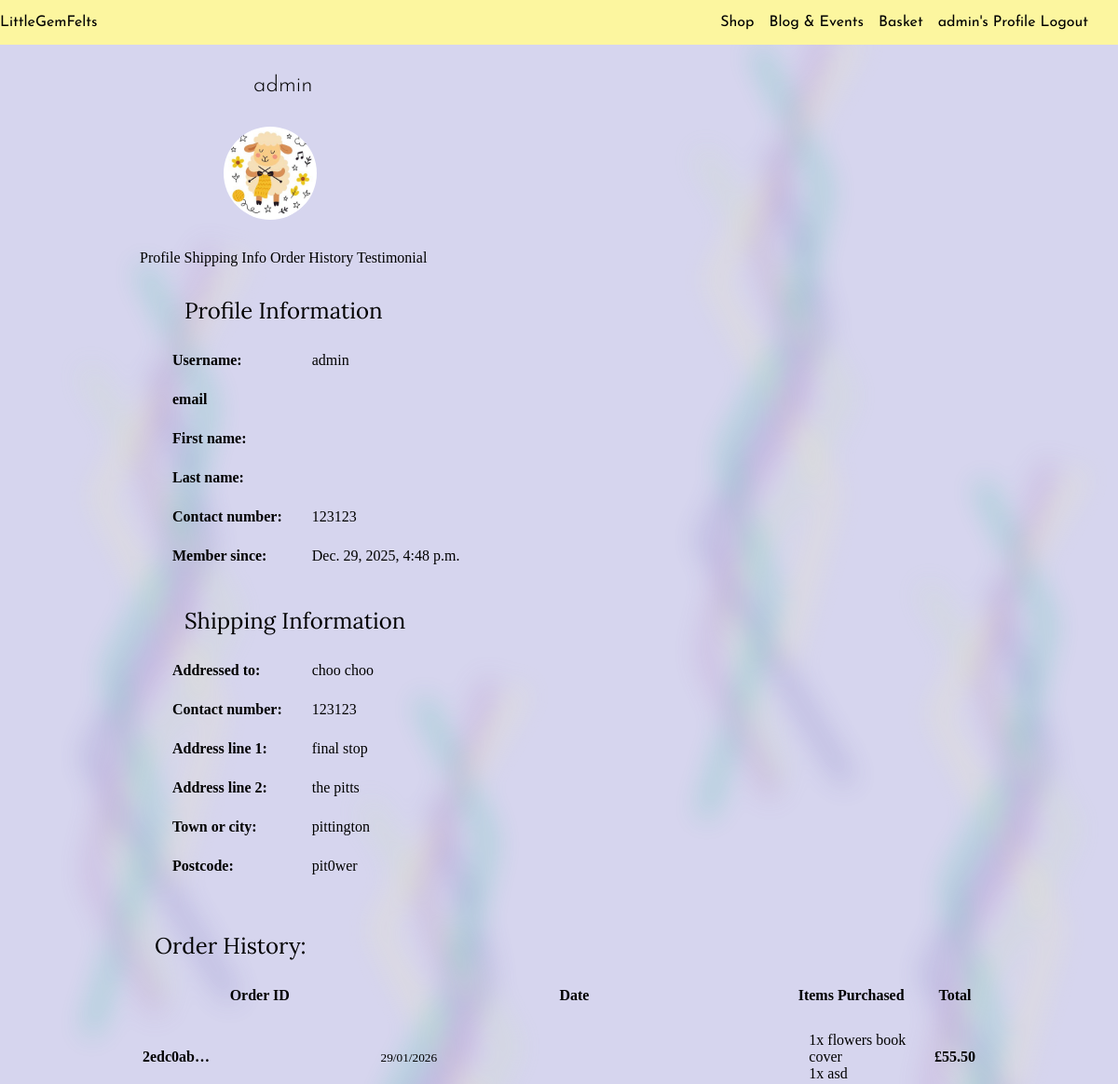
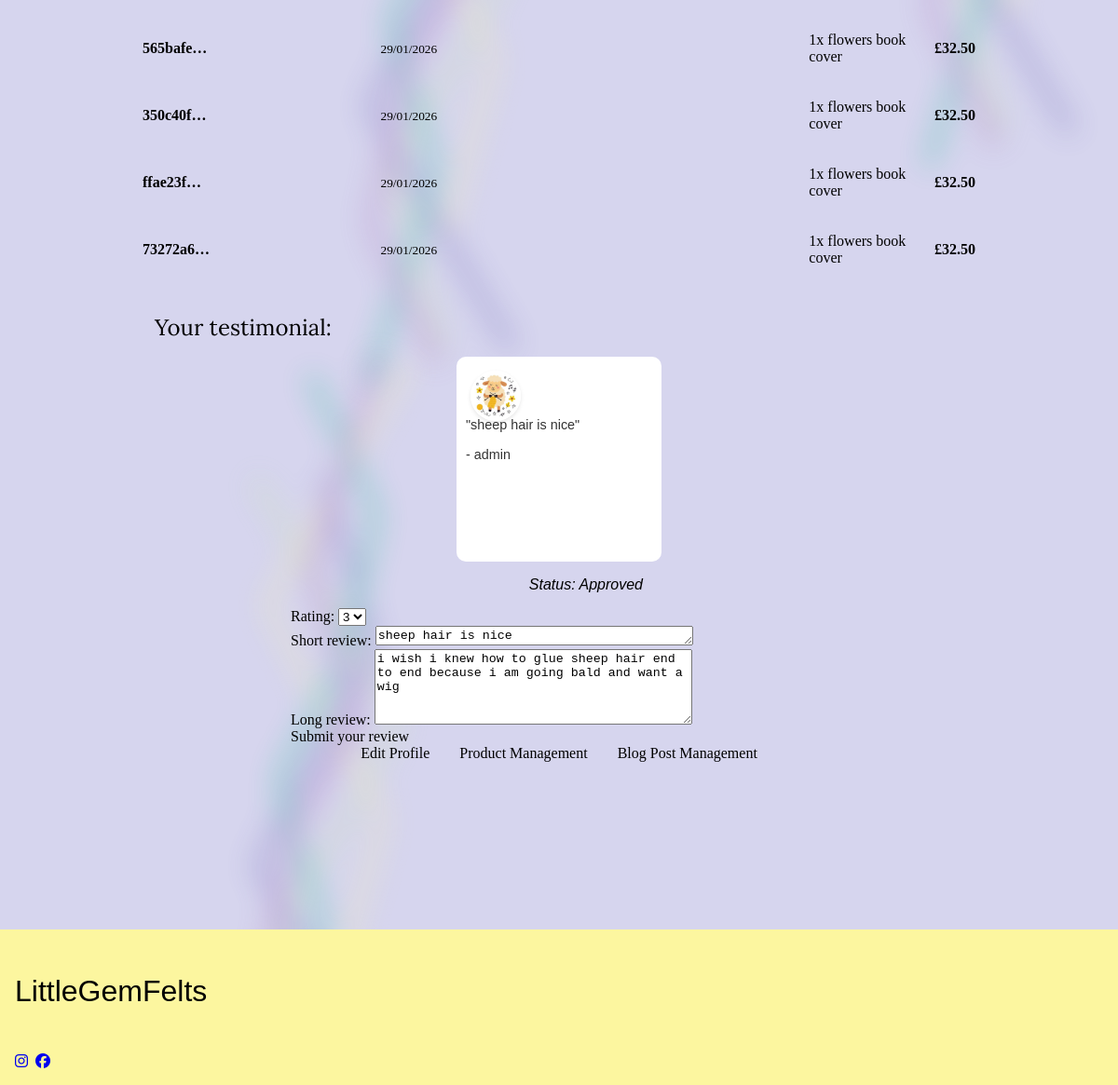
/profile/ (signed in), run on the app's committed database (2 pictures, top to bottom).
### userprofile/models.py (models this page shows, shortened)
class userProfile(models.Model):
    user = models.OneToOneField(User, on_delete=models.CASCADE, related_name='profile')
    profile_pic = ProcessedImageField(upload_to='profile_pics/', processors=[ResizeToFill(300,300)],
                                      format='JPEG', options={'quality': 80}, blank=True, null=True,
                                      default='profile/default-portrait.png')
    ship_name = models.CharField(max_length=100, blank=True, null=True)
    phoneNumber = models.CharField(max_length=20, blank=True, null=True)
    street_address1 = models.CharField(max_length=80, blank=True, null=True)
    street_address2 = models.CharField(max_length=80, blank=True, null=True)
    town_city = models.CharField(max_length=60, blank=True, null=True)
    postcode = models.CharField(max_length=20, blank=True, null=True)
    country = CountryField(blank_label='Country', blank=True, null=True)
    stripe_pid = models.CharField(max_length=255, blank=True, null=True)
    has_purchased = models.BooleanField(default=False) # if the user has placed an order, can leave a testimonial
    can_comment = models.BooleanField(default=False) # if the user is allowed to leave comments

class Testimonial(models.Model):
    user = models.ForeignKey(User, on_delete=models.CASCADE, related_name='testimonials') # link user through the name 'testimonials'
    rating = models.IntegerField(default=5, choices=RATING)
    short_review = models.TextField(max_length=200, null=False, blank=False) # short for the carousel
    long_review = models.TextField(max_length=500, null=True, blank=True) # long for more detail if clicked on
    date_created = models.DateTimeField(auto_now_add=True)
    date_edited = models.DateTimeField(auto_now=True)
    approved = models.BooleanField(default=False)
    featured = models.BooleanField(default=False)

### order/models.py (models this page shows, shortened)
class Order(models.Model):
    order_id = models.UUIDField(primary_key=True, default=uuid.uuid4, editable=False)
    user = models.ForeignKey(User, on_delete=models.SET_NULL, null=True, blank=True, related_name='orders')
    full_name = models.CharField(max_length=100, blank= False, null=False)
    email = models.EmailField(blank=False, null=False)
    phoneNumber = models.CharField(max_length=20, blank=True, null=True)
    street_address1 = models.CharField(max_length=80, blank=False, null=False)
    street_address2 = models.CharField(max_length=80, blank=True, null=True)
    town_city = models.CharField(max_length=60, blank=False, null=False)
    postcode = models.CharField(max_length=20, blank=False, null=True)
    country = CountryField(blank_label='Country *', blank=False, null=False)
    date = models.DateTimeField(auto_now_add=True)
    basket= models.CharField(max_length=255)
    delivery_cost = models.DecimalField(max_digits=5, decimal_places=2, default=0)
    order_total = models.DecimalField(max_digits=5, decimal_places=2, default=0)
    grand_total = models.DecimalField(max_digits=5, decimal_places=2, default=0)
    is_paid = models.BooleanField(default=False)
    stripe_pid = models.CharField(max_length=254, blank=True, null= True)

class OrderLineItem(models.Model):
    order = models.ForeignKey(Order, on_delete=models.CASCADE, related_name='lineitems')
    product = models.ForeignKey(Product, on_delete=models.SET_NULL, null=True, blank=True)
    product_name = models.CharField(max_length=200, null=False, blank=False)
    product_price = models.DecimalField(max_digits=5, decimal_places=2, null=False, blank=False)
    product_delivery = models.DecimalField(max_digits=5, decimal_places=2, null=False, blank=False)
    quantity = models.IntegerField(default=1, validators=[MinValueValidator(0), MaxValueValidator(10)], null=False, blank=False)
    line_total = models.DecimalField(max_digits=5, decimal_places=2, editable=False)

### userprofile/views.py (the view)
# urls.py: path('', views.profile_view, name='profile_view'),
@login_required
def profile_view(request):
    user_testimonial = Testimonial.objects.filter(user=request.user).first()
    order_list = Order.objects.filter(user=request.user).order_by('-date')
    if request.method == 'POST':
        if request.user.profile.has_purchased:
            testimonial_form = TestimonialForm(request.POST, instance=user_testimonial)
            if testimonial_form.is_valid():
                testimonial = testimonial_form.save(commit=False)
                testimonial.user = request.user
                testimonial.save()
                messages.success(request, 'Your review has been submitted!')
                return redirect('userprofile:profile_view')
            else:
                messages.error(request, 'Please correct the errors in your review.')
        else:
            messages.error(request, 'You must make a purchase before leaving a review.')
            testimonial_form = TestimonialForm() # Reset form - should not occur, due to DTL on page
    else:
        if user_testimonial:
            testimonial_form = TestimonialForm(instance=user_testimonial)
        else:
            testimonial_form = TestimonialForm()
    context = {
        'testimonial_form': testimonial_form,
        'user_testimonial': user_testimonial,
        'order_list': order_list,
    }
    return render(request, 'userprofile/profile_view.html', context)

### userprofile/templates/userprofile/profile_view.html (shortened to what this page needs)
{% extends "layout.html" %}
{% load static %}
{% block extra_css %}
    <link rel="stylesheet" href="{% static 'css/profile.css' %}">
{% endblock extra_css %}
{% block content %}
<section class="profile-data">
    <div class="wide-div">
        {% if user.is_authenticated %}
        <h1>{{user.username}}</h1>
        {% if user.profile.profile_pic %}
        <div class="pic-container">
            <img src="{{ user.profile.profile_pic.url }}" alt="Profile picture" >
        </div>
        {% else %}
            <p>No profile picture uploaded</p>
        {% endif %}
    </div>
    <div class="container">
        <wa-tab-group active="profile">
            <wa-tab panel="profile">Profile</wa-tab>
            <wa-tab panel="shipping">Shipping Info</wa-tab>
            <wa-tab panel="orders">Order History</wa-tab>
            <wa-tab panel="testimonial">Testimonial</wa-tab>
            <wa-tab-panel name="profile">
                <div class="profile">
                    <h2>Profile Information</h2>
                    <table class="profile-details">
                        <tr>
                            <td>Username:</td>
                            <td>{{user.username}}</td>
                        </tr>
                        <tr>
                            <td>email</td>
                            <td>{{user.email}}</td>
                        </tr>
                        <tr>
                            <td>First name:</td>
                            <td>{{user.first_name}}</td>
                        </tr>
                        <tr>
                            <td>Last name:</td>
                            <td>{{user.last_name}}</td>
                        </tr>
                        <tr>
                            <td>Contact number:</td>
                            <td>{{user.profile.phoneNumber}}</td>
                        </tr>
                        <tr>
                            <td>Member since:</td>
                            <td>{{user.date_joined}}</td>
                        </tr>
                    </table>
                </div>
            </wa-tab-panel>
            <wa-tab-panel name="shipping">
                <div class="shipping">
                    <h2>Shipping Information</h2>
                    <table class="shipping-details">
                        <tr>
                            <td>Addressed to:</td>
                            <td>{{user.profile.ship_name}}</td>
                        </tr>
                        <tr>
                            <td>Contact number:</td>
                            <td>{{user.profile.phoneNumber}}</td>
                        </tr>
                        <tr>
                            <td>Address line 1:</td>
                            <td>{{user.profile.street_address1}}</td>
                        </tr>
                        <tr>
                            <td>Address line 2:</td>
                            <td>{{user.profile.street_address2}}</td>
                        </tr>
                        <tr>
                            <td>Town or city:</td>
                            <td>{{user.profile.town_city}}</td>
                        </tr>
                        <tr>
                            <td>Postcode:</td>
                            <td>{{user.profile.postcode}}</td>
                        </tr>
                    </table>
                </div>
            </wa-tab-panel>
            <wa-tab-panel name="orders">
                <div class="orders">
                    <h2>Order History:</h2>
                    <div class="table-container">
                        {% if order_list %}
                        <table class="main-history-table">
                        <thead>
                            <tr>
                                <th>Order ID</th>
                                <th>Date</th>
                                <th>Items Purchased</th>
                                <th>Total</th>
                            </tr>
                        </thead>
                        <tbody>
                    {% for order in order_list %}
                    <tr>
                        <td><strong>{{ order.order_id|truncatechars:8 }}</strong></td>
                        <td><small>{{ order.date|date:"d/m/Y" }}</small></td>
                        <td>
                            <ul class="item-list">
                                {% for lineitem in order.lineitems.all %}
                                <li>
                                    {{ lineitem.quantity }}x {{ lineitem.product_name }}
                                </li>
                                {% endfor %}
                            </ul>
                        </td>
                        <td><strong>£{{ order.grand_total }}</strong></td>
                    </tr>
                    {% endfor %}
                </tbody>
            </table>
            {% else %}
            <h3>No orders found</h3>
            <p>Make your first purchase and check back here later</p>
            {% endif %}
        </div>
                </div>
            </wa-tab-panel>
            <wa-tab-panel name="testimonial">
                <div>
                    <h2>Your testimonial:</h2>
                    <div class="testimonial-container">
                        <wa-card class="testimonial-card">
                            <img src="{{user_testimonial.user.profile.profile_pic.url}}" alt="profile picture" class="profile-pic">
                            <div class="card-content">
                            <p>"{{user_testimonial.short_review}}"</p>
                            <p>- {{user_testimonial.user.username}}</p>
                            </div>
                        </wa-card>
                    </div>
                    <div class="approval">
                        {% if user_testimonial.approved %}
                            <p><em>Status: Approved</em></p>
                        {% else %}
                            <p><em>Status: Pending approval</em></p>
                        {% endif %}
                    </div>
                </div>
                    <div class="testimonial-form">
                        <form method="POST">
                            {% if user.profile.has_purchased %}
                            {{ testimonial_form }}
                            <wa-button type='submit'>Submit your review</wa-button>
                            {% else %}
                            <wa-textarea appearance="filled" label="Review" hint="Complete a purchase to leave a review." disabled></wa-textarea>
                            {% endif %}
                        </form>
                    </div>
            </wa-tab-panel>
        </wa-tab-group>
        <div class="profile-buttons">
            <wa-button href="{% url 'userprofile:edit_view' %}" variant="outline" pill>Edit Profile</wa-button>
            {% if user.is_staff %}
            <wa-button href="{% url 'management:product_management' %}" variant="brand" pill>Product Management</wa-button>
            <wa-button href="{% url 'management:blog_management' %}" variant="brand" pill>Blog Post Management</wa-button>
            {% endif %}
        </div>
        {% endif %}
    </div>
</section>
{% endblock content %}

### templates/layout.html (shortened to what this page needs)
{% load static %}
{% url "home" as home_url %}
<!DOCTYPE html>
<html lang="en">
<head>
    <link rel="stylesheet" type="text/css" href="https://cdn.jsdelivr.net/npm/toastify-js/src/toastify.min.css">
    <link rel="stylesheet" href="{%static 'css/base.css'%}">
    {% block extra_css %}{% endblock extra_css %}
</head>
<body>
    <header>
      <nav class='navbar'>
        <wa-button appearance='plain' size='large' href='{% url 'home'%}'>LittleGemFelts</wa-button>
        <ul class="menu">
          <li>
            <wa-button class="nav-btn" href="{% url 'store:store'%}">Shop</wa-button>
          </li>
          <li>
            <wa-button class="nav-btn" pill href="{% url 'blog:blog_list'%}">Blog & Events</wa-button>
          </li>
          <li>
            <wa-button class="nav-btn" pill href="{% url 'basket:view_basket'%}">Basket</wa-button>
          </li>
          <li>
            {% if user.is_authenticated %}
            <wa-button class="nav-btn" pill href="{% url 'userprofile:profile_view'%}">{{user.username}}'s Profile</wa-button>
            <wa-button class="nav-btn" pill href="{% url 'account_logout' %}">Logout</wa-button>
            {% else %}
            <wa-button class="nav-btn" pill href="{% url 'account_login' %}">Log-in / Sign-up</wa-button>
            {% endif %}
          </li>
        </ul>
      </nav>
    </header>
    <div class="background-svg">
      <div class="bg-svg item1">
        <img src="{{MEDIA_URL}}fibers.svg" alt="">
      </div>
      <div class="bg-svg item2">
        <img src="{{MEDIA_URL}}fibers.svg" alt="">
      </div>
      <div class="bg-svg item3">
        <img src="{{MEDIA_URL}}fibers.svg" alt="">
      </div>
      <div class="bg-svg item4">
        <img src="{{MEDIA_URL}}fibers.svg" alt="">
      </div>
      <div class="bg-svg item5">
        <img src="{{MEDIA_URL}}fibers.svg" alt="">
      </div>
    </div>
    <main>
      {% block content %}{% endblock content %}
    </main>
<footer>
  <div class="navbar footer-container">
    <div class="footer-brand-section">
      <p>LittleGemFelts</p>
      <div class="footer-social">
        <a href="https://www.instagram.com/" class="footer-link" target="_blank" rel="noopener">
          <i class="fa-brands fa-instagram"></i>
        </a>
        <a href="https://www.facebook.com/" class="footer-link" target="_blank" rel="noopener">
          <i class="fa-brands fa-facebook"></i>
        </a>
      </div>
    </div>
  </div>
</footer>
</body>
</html>

### data on the page
Order: order_id "2edc0ab…", date "29/01/2026", grand_total "55.50"
OrderLineItem: quantity "1", product_name "flowers book cover"
OrderLineItem: quantity "1", product_name "asd"
Order: order_id "565bafe…", date "29/01/2026", grand_total "32.50"
OrderLineItem: quantity "1", product_name "flowers book cover"
Order: order_id "350c40f…", date "29/01/2026", grand_total "32.50"
OrderLineItem: quantity "1", product_name "flowers book cover"
Order: order_id "ffae23f…", date "29/01/2026", grand_total "32.50"
OrderLineItem: quantity "1", product_name "flowers book cover"
Order: order_id "73272a6…", date "29/01/2026", grand_total "32.50"
OrderLineItem: quantity "1", product_name "flowers book cover"
Testimonial: user.profile.profile_pic (placeholder picture), short_review "sheep hair is nice", user.username "admin", rating "3", long_review "i wish i knew how to glue sheep hair end to end because i am going bald and want a wig"

### other printed values
{{ user.username }} "admin"
{{ user.profile.phoneNumber }} "123123"
{{ user.date_joined }} "Dec. 29, 2025, 4:48 p.m."
{{ user.profile.ship_name }} "choo choo"
{{ user.profile.street_address1 }} "final stop"
{{ user.profile.street_address2 }} "the pitts"
{{ user.profile.town_city }} "pittington"
{{ user.profile.postcode }} "pit0wer"
